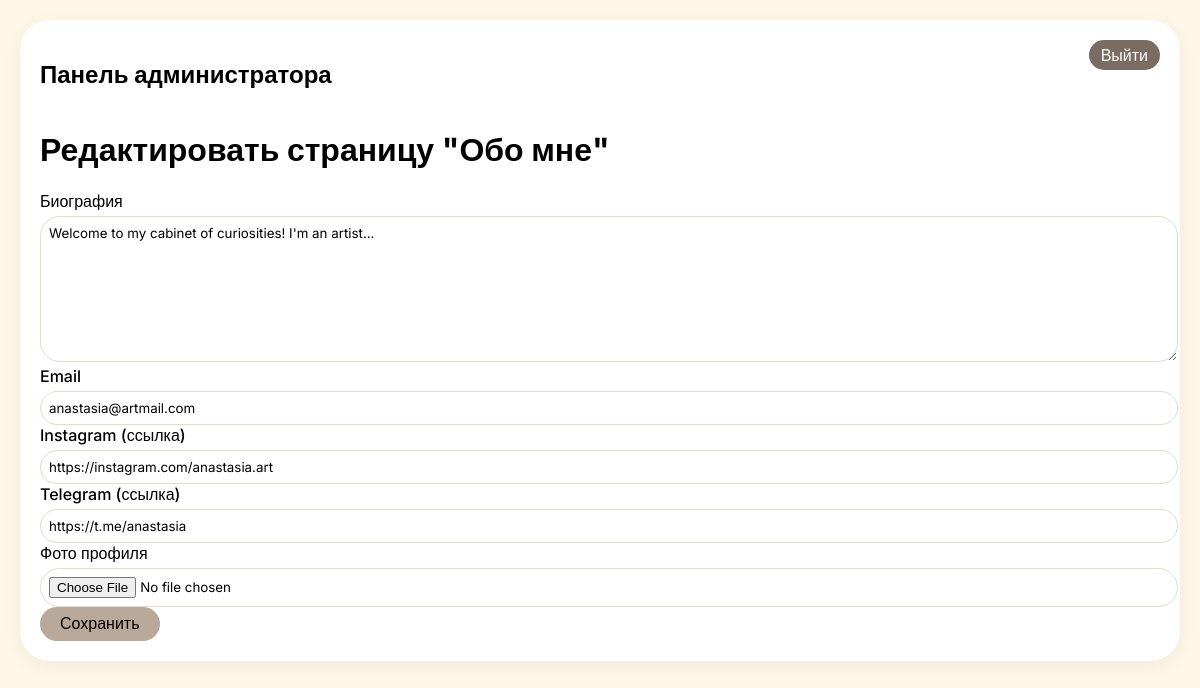
The app's page /admin/about/edit (signed in) with its own data.
### app.py (models this page shows)
class About(db.Model):
    id = db.Column(db.Integer, primary_key=True)
    bio = db.Column(db.Text, nullable=False, default='')
    photo_filename = db.Column(db.String(200), nullable=True)
    email = db.Column(db.String(100), nullable=True)
    instagram = db.Column(db.String(200), nullable=True)
    telegram = db.Column(db.String(200), nullable=True)

### app.py (the view, shortened to what this page needs)
@app.route('/admin/about/edit', methods=['GET', 'POST'])
@login_required
def edit_about():
    about = About.query.first()
    if not about:
        about = About()
        db.session.add(about)
        db.session.commit()
    return render_template('admin/about_edit.html', about=about)

### app.py (called while the page is built)
def login_required(f):
    @wraps(f)
    def decorated_function(*args, **kwargs):
        if not session.get('admin_logged_in'):
            flash('Пожалуйста, авторизуйтесь', 'warning')
            return redirect(url_for('admin_login'))
        return f(*args, **kwargs)
    return decorated_function

### templates/admin/about_edit.html (shortened to what this page needs)
{% extends "base_admin.html" %}
{% block content %}
<h1>Редактировать страницу "Обо мне"</h1>
<form method="POST" enctype="multipart/form-data">
    <div>
        <label>Биография</label>
        <textarea name="bio" rows="8" style="width: 100%;">{{ about.bio }}</textarea>
    </div>
    <div>
        <label>Email</label>
        <input type="email" name="email" value="{{ about.email }}" style="width: 100%;">
    </div>
    <div>
        <label>Instagram (ссылка)</label>
        <input type="text" name="instagram" value="{{ about.instagram }}" style="width: 100%;">
    </div>
    <div>
        <label>Telegram (ссылка)</label>
        <input type="text" name="telegram" value="{{ about.telegram }}" style="width: 100%;">
    </div>
    <div>
        <label>Фото профиля</label>
        <input type="file" name="photo" accept="image/*">
    </div>
    <button type="submit">Сохранить</button>
</form>
{% endblock %}

### templates/admin/base_admin.html (style rules this page uses)
body { font-family: 'Inter', sans-serif; background: #fef7e8; margin: 0; padding: 20px; }
label { display: block; margin-bottom: 5px; font-weight: 500; }
input, select, textarea { width: 100%; padding: 8px; border: 1px solid #e6dbcf; border-radius: 20px; font-family: inherit; }
button { background: #b8a99a; border: none; padding: 8px 20px; border-radius: 30px; cursor: pointer; font-size: 1rem; }

### records on screen
About: bio "Welcome to my cabinet of curiosities! I'm an artist...", email "anastasia@artmail.com", instagram "https://instagram.com/anastasia.art", telegram "https://t.me/anastasia"
